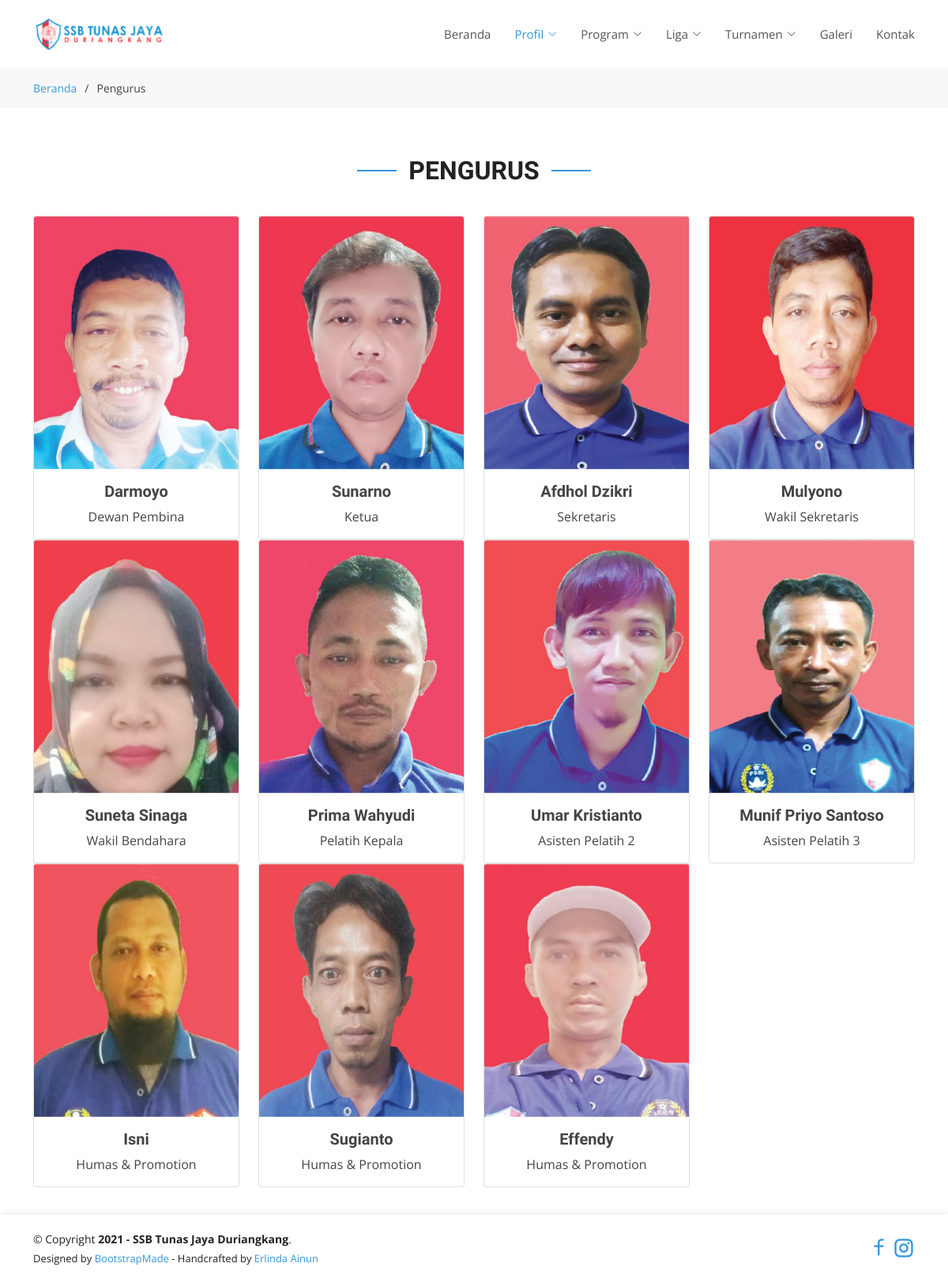
The page /manager.php on the database as committed earlier.
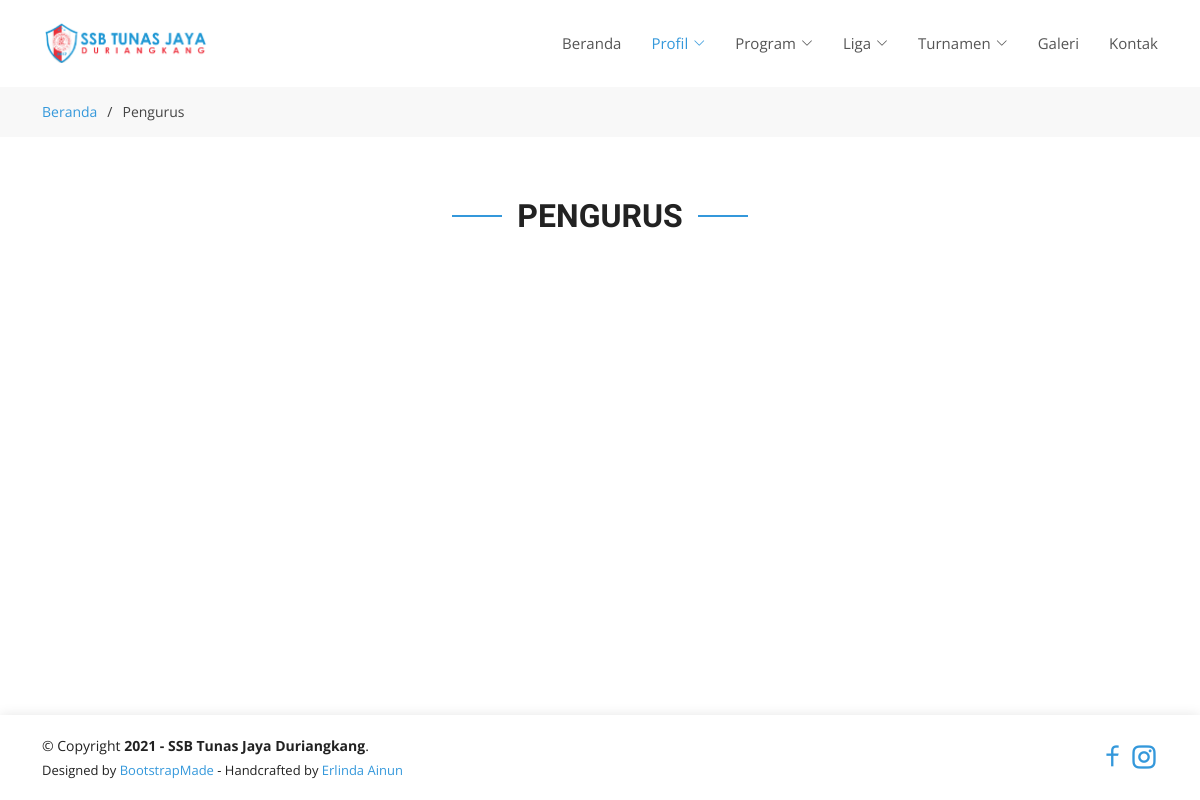
The same page on the database as committed later.
### tables this page shows
CREATE TABLE `structures` (
  `id` int(10) UNSIGNED NOT NULL,
  `name` varchar(45) DEFAULT NULL,
  `position` varchar(45) DEFAULT NULL,
  `image_path` text DEFAULT NULL,
  `created_at` timestamp NULL DEFAULT NULL,
  `updated_at` timestamp NULL DEFAULT NULL
);

### manager.php (the view, shortened to what this page needs)
<!DOCTYPE html>
<html lang="en">
<head>
    <?php include 'connection.php'; ?>
    <link href="assets/vendor/aos/aos.css" rel="stylesheet">
    <link href="assets/vendor/bootstrap/css/bootstrap.min.css" rel="stylesheet">
    <link href="assets/vendor/bootstrap-icons/bootstrap-icons.css" rel="stylesheet">
    <link href="assets/vendor/boxicons/css/boxicons.min.css" rel="stylesheet">
    <link href="assets/vendor/glightbox/css/glightbox.min.css" rel="stylesheet">
    <link href="assets/vendor/remixicon/remixicon.css" rel="stylesheet">
    <link href="assets/vendor/swiper/swiper-bundle.min.css" rel="stylesheet">
    <link href="assets/css/style.css" rel="stylesheet">
</head>
<body>
    <?php include 'header.php'; ?>
    <main id="main">
        <section id="breadcrumbs" class="breadcrumbs">
            <div class="container">
                <div class="d-flex justify-content-between align-items-center">
                    <ol>
                        <li><a href="/">Beranda</a></li>
                        <li>Pengurus</li>
                    </ol>
                </div>
            </div>
        </section>
        <section id="contact" class="contact">
            <div class="container">
                <div class="section-title" data-aos="fade-up">
                    <h2>Pengurus</h2>
                </div>
                <div class="row" data-aos="fade-up">
                    <?php
                    $sql = 'SELECT * FROM `structures`';
                    $result = $conn->query($sql);
                    while ($row = $result->fetch_assoc()) {
                        $image_path = str_replace('..', '', $row['image_path']);
                        $src = 'http://' . $_SERVER['HTTP_HOST'] . $image_path;
                    ?>
                        <div class="col-lg-3 col-md-6">
                            <div class="card">
                                <img src="<?php echo $src ?>" class="card-img-top" alt="...">
                                <div class="card-body manager">
                                    <h5 class="card-title"><strong><?php echo $row['name'] ?></strong></h5>
                                    <p class="card-text"><?php echo $row['position'] ?></p>
                                </div>
                            </div>
                        </div>
                    <?php } ?>
                </div>
            </div>
        </section>
    </main>
    <?php include 'footer.php'; ?>
</body>
</html>

Rows that differ between the two databases and show on the page:
removed structures: image_path (picture), name "Darmoyo", position "Dewan Pembina"
removed structures: image_path (picture), name "Sunarno", position "Ketua"
removed structures: image_path (picture), name "Afdhol Dzikri", position "Sekretaris"
removed structures: image_path (picture), name "Mulyono", position "Wakil Sekretaris"
removed structures: image_path (picture), name "Suneta Sinaga", position "Wakil Bendahara"
removed structures: image_path (picture), name "Prima Wahyudi", position "Pelatih Kepala"
removed structures: image_path (picture), name "Umar Kristianto", position "Asisten Pelatih 2"
removed structures: image_path (picture), name "Munif Priyo Santoso", position "Asisten Pelatih 3"
removed structures: image_path (picture), name "Isni", position "Humas & Promotion"
removed structures: image_path (picture), name "Sugianto", position "Humas & Promotion"
removed structures: image_path (picture), name "Effendy", position "Humas & Promotion"
